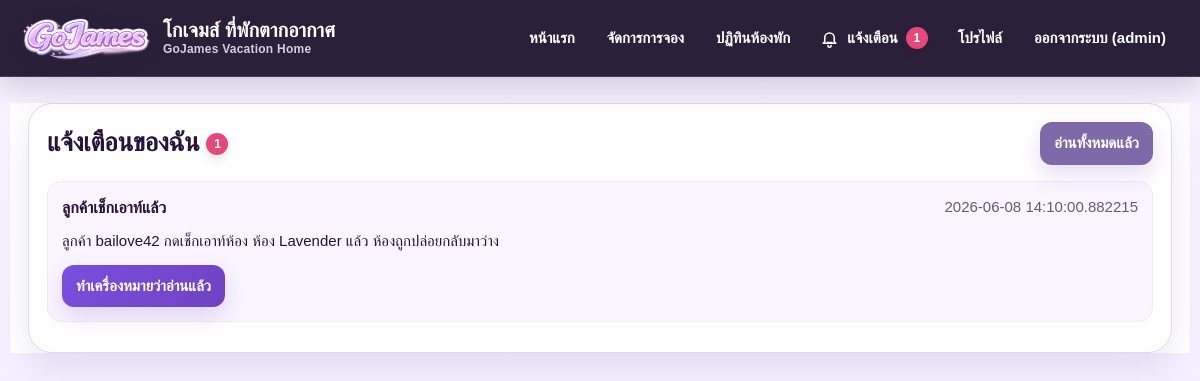
The page /notifications (signed in) on the database as committed earlier.
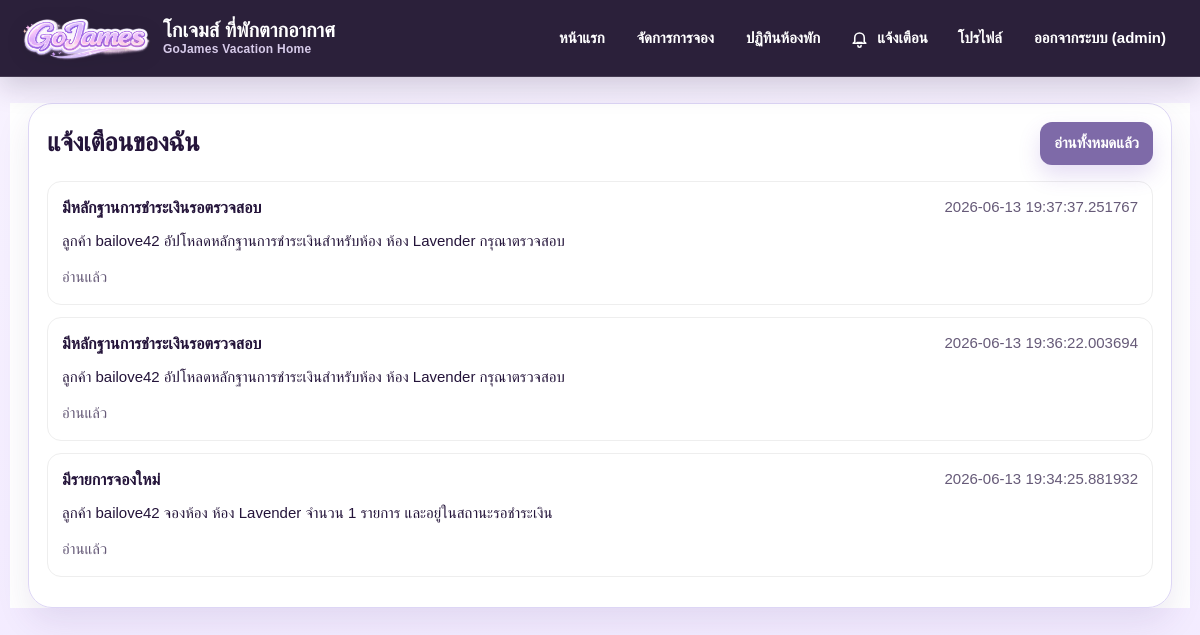
The same page on the database as committed later.
### tables this page shows
CREATE TABLE notifications(
        id INTEGER PRIMARY KEY AUTOINCREMENT,
        username TEXT NOT NULL,
        title TEXT NOT NULL,
        message TEXT NOT NULL,
        is_read INTEGER NOT NULL DEFAULT 0,
        created_at TEXT NOT NULL
    );

### app.py (the view)
@app.route("/notifications")
def notifications():
    if "user" not in session:
        flash("กรุณาเข้าสู่ระบบก่อน")
        return redirect("/login")
    conn = get_db()
    cur = conn.cursor()
    cur.execute("""
        SELECT * FROM notifications
        WHERE username = ?
        ORDER BY id DESC
    """, (session["user"],))
    items = cur.fetchall()
    conn.close()
    return render_template("notifications.html", notifications=items)

### app.py (called while the page is built, shortened)
def get_db():
    conn = sqlite3.connect(DB_PATH)
    conn.row_factory = sqlite3.Row
    return conn

def get_now():
    return datetime.now()

@app.before_request
def run_auto_cancel_before_each_request():
    auto_cancel_expired_bookings()
    remind_before_checkin()

def remind_before_checkin():
    conn = get_db()
    cur = conn.cursor()
    now_dt = get_now()
    upcoming_limit = now_dt + timedelta(days=1)
    cur.execute("""
        SELECT * FROM bookings
        WHERE status IN ('deposit_paid', 'remaining_counter_pending')
          AND checkin_reminder_sent_at IS NULL
    """)
    rows = cur.fetchall()
    changed_ids = []
    for booking_id in changed_ids:
        cur.execute("""
            UPDATE bookings
            SET checkin_reminder_sent_at = ?
            WHERE id = ?
        """, (now_dt.strftime("%Y-%m-%d %H:%M:%S"), booking_id))
    conn.commit()
    conn.close()

### templates/notifications.html (shortened to what this page needs)
{% extends "base.html" %}
{% block content %}
<div class="card">
    <div style="display:flex; justify-content:space-between; align-items:center; gap:10px; flex-wrap:wrap;">
        <h2 style="margin:0;">แจ้งเตือนของฉัน {% if unread_notification_count > 0 %}<span class="notification-badge" style="vertical-align:middle;">{{ unread_notification_count }}</span>{% endif %}</h2>
        <a class="btn btn-secondary" href="/notifications/read-all">อ่านทั้งหมดแล้ว</a>
    </div>
    <div style="margin-top:16px;">
        {% if notifications %}
            {% for n in notifications %}
            <div style="padding:14px; border:1px solid #eee; border-radius:14px; margin-bottom:12px; background:{% if n['is_read'] == 0 %}#faf5ff{% else %}white{% endif %};">
                <div style="display:flex; justify-content:space-between; gap:10px; flex-wrap:wrap;">
                    <strong>{{ n["title"] }}</strong>
                    <span class="muted">{{ n["created_at"] }}</span>
                </div>
                <p style="margin:10px 0 12px 0;">{{ n["message"] }}</p>
                {% if n["is_read"] == 0 %}
                    <a class="btn" href="/notifications/read/{{ n['id'] }}">ทำเครื่องหมายว่าอ่านแล้ว</a>
                {% else %}
                    <span class="muted">อ่านแล้ว</span>
                {% endif %}
            </div>
            {% endfor %}
        {% else %}
            <p class="muted">ยังไม่มีการแจ้งเตือน</p>
        {% endif %}
    </div>
</div>
{% endblock %}

Rows that differ between the two databases and show on the page:
removed notifications: title "ลูกค้าเช็กเอาท์แล้ว", created_at "2026-06-08 14:10:00.882215", message "ลูกค้า bailove42 กดเช็กเอาท์ห้อง ห้อง Lavender แล้ว ห้องถูกปล่อยกลับมาว่าง", is_read 0 (drawn)
now on this page (row edited): notifications: title "มีหลักฐานการชำระเงินรอตรวจสอบ", created_at "2026-06-13 19:37:37.251767", message "ลูกค้า bailove42 อัปโหลดหลักฐานการชำระเงินสำหรับห้อง ห้อง Lavender กรุณาตรวจสอบ", is_read "อ่านแล้ว"
now on this page (row edited): notifications: title "มีหลักฐานการชำระเงินรอตรวจสอบ", created_at "2026-06-13 19:36:22.003694", message "ลูกค้า bailove42 อัปโหลดหลักฐานการชำระเงินสำหรับห้อง ห้อง Lavender กรุณาตรวจสอบ", is_read "อ่านแล้ว"
now on this page (row edited): notifications: title "มีรายการจองใหม่", created_at "2026-06-13 19:34:25.881932", message "ลูกค้า bailove42 จองห้อง ห้อง Lavender จำนวน 1 รายการ และอยู่ในสถานะรอชำระเงิน", is_read "อ่านแล้ว"
Other text that changed with them:
{{ unread_notification_count if unread_notification_count > 0 else "" }}: "1" → (not shown)
{{ unread_notification_count }}: "1" → (not shown)
